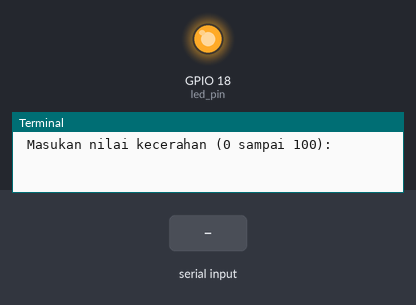
The program below on a simulated Raspberry Pi (BCM pin numbers). Parts: output pins drawn as LEDs (lit = HIGH), the last lines printed to the terminal. The inputs (shaded band) are chosen by the test bench.

Above: at 1.2 s.
1.3 s: "90" typed at the terminal
At 2.5 s:
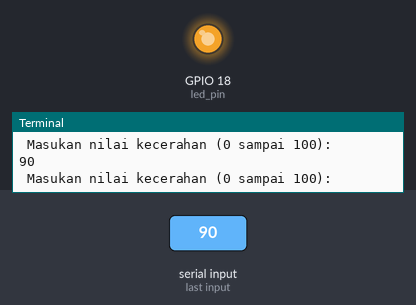
2.8 s: "0" typed at the terminal
At 3.8 s:
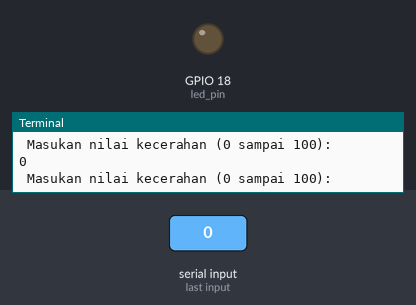
Timing chart, 0 to 5.8 s (numbered marks = the images above; inputs shaded):
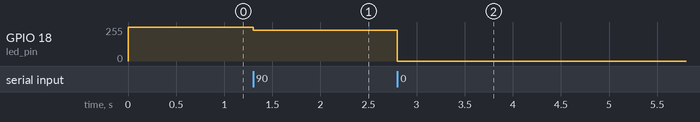

The program:

a-pwm_led.py
```python
import RPi.GPIO as GPIO

led_pin = 18
GPIO.setmode(GPIO.BCM)
GPIO.setup(led_pin, GPIO.OUT)

pwm_led = GPIO.PWM(led_pin, 1000)    # 1000 Hz adalah freq
pwm_led.start(100)

while True:
    duty_s = raw_input(" Masukan nilai kecerahan (0 sampai 100): ")
    duty = int(duty_s)      # duty cycle dari 0% sampai 100%
    pwm_led.ChangeDutyCycle(duty)
```

Measured:
- after the input at 1.3 s, GPIO 18 (led_pin): 255/255 → 230/255 at once
- after the input at 2.8 s, GPIO 18 (led_pin): 230/255 → 0/255 at once
